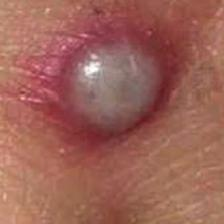
#> input picture CV/trial_data/M17_01.jpg, 224 x 224 px
$ python Boil_detection.py
#> lines starting #> are read from the running program, lines starting #| are printed output that depends on the picture; after the words box and inside, x2 and y2 are one past the last pixel; in counts of white or black regions, pixels touching at a corner belong together
import cv2
import matplotlib

img = cv2.imread('trial_data/M17_01.jpg')
#> img is the input picture: shape (224, 224, 3); mean B, G, R 87.3, 98.4, 157.1
gray = cv2.cvtColor(img,cv2.COLOR_BGR2GRAY)
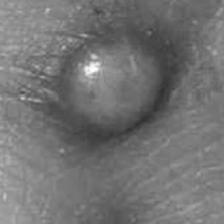
#> gray: shape (224, 224); min 47, max 254, mean 114.7
blurr = cv2.GaussianBlur(gray,(5,5),0)
_, thresh = cv2.threshold(blurr,114,255,cv2.THRESH_BINARY)
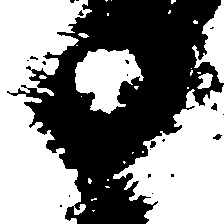
#> thresh: shape (224, 224); 53.4% white; 21 black regions (17 under 20 px), largest, box (x1, y1, x2, y2) and area: (7, 0, 224, 224) 23176, (213, 134, 222, 140) 33, (150, 141, 156, 148) 32, (211, 103, 217, 111) 31
dil = cv2.dilate(thresh, None, iterations=3)
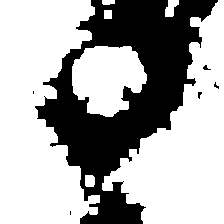
#> dil: shape (224, 224); 66.5% white; 6 black regions (4 under 20 px)

contours,_ =cv2.findContours(dil,cv2.RETR_TREE,cv2.CHAIN_APPROX_SIMPLE)
#> contours = 14 contours, 4 with area under 20; largest, box (x1, y1, x2, y2) and area: (0, 0, 100, 224) 15400, (102, 0, 224, 224) 12960, (72, 46, 147, 117) 3746, (165, 0, 179, 17) 132, (85, 175, 95, 187) 95

cv2.drawContours(img,contours,1,(0,255,0),2)
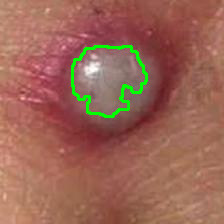
#> img: shape (224, 224, 3); 1.84% of pixels changed, all inside (x1, y1, x2, y2) = (71, 45, 148, 118)

cv2.imshow('Boil',img)
k = cv2.waitKey(0) & 0xff
#> (key Esc is pressed here)
if k == 27:
    cv2.destroyAllWindows()

$ run again, with CV/trial_data/M06_01.jpg copied over CV/trial_data/M17_01.jpg
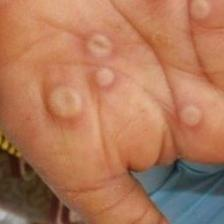
#> input picture CV/trial_data/M06_01.jpg, 224 x 224 px
#> img is the input picture: shape (224, 224, 3); mean B, G, R 89.6, 119.7, 174.5
#> `_, thresh = cv2.threshold(blurr,114,255,cv2.THRESH_BINARY)`:
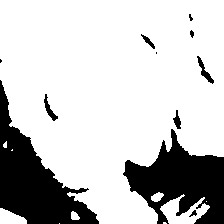
#> thresh: shape (224, 224); 77.8% white; 11 black regions (3 under 20 px), largest, box (x1, y1, x2, y2) and area: (0, 80, 99, 224) 5533, (123, 129, 224, 224) 5115, (197, 56, 214, 84) 133
#> dil: shape (224, 224); 84.5% white; 4 black regions (2 under 20 px)
#> contours = 7 contours, 3 with area under 20; largest, box (x1, y1, x2, y2) and area: (0, 0, 224, 224) 41050, (0, 205, 30, 224) 387, (68, 208, 83, 223) 179, (0, 138, 16, 154) 149
#> `cv2.drawContours(img,contours,1,(0,255,0),2)`:
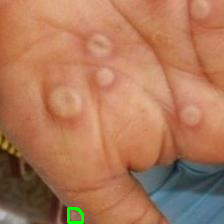
#> img: shape (224, 224, 3); 0.32% of pixels changed, all inside (x1, y1, x2, y2) = (67, 207, 84, 224)

$ run again, with CV/trial_data/M09_02.jpg copied over CV/trial_data/M17_01.jpg
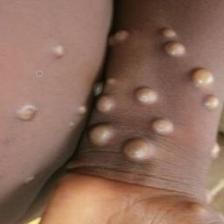
#> input picture CV/trial_data/M09_02.jpg, 224 x 224 px
#> img is the input picture: shape (224, 224, 3); mean B, G, R 90.8, 105.7, 139.7
#> `_, thresh = cv2.threshold(blurr,114,255,cv2.THRESH_BINARY)`:
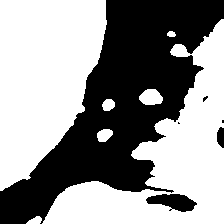
#> thresh: shape (224, 224); 57.8% white; 6 black regions (3 under 20 px), largest, box (x1, y1, x2, y2) and area: (0, 0, 224, 224) 20461, (146, 194, 197, 212) 575, (217, 127, 224, 148) 120
#> dil: shape (224, 224); 65.9% white; 3 black regions
#> contours = 7 contours; box (x1, y1, x2, y2) and area: (23, 16, 224, 224) 15896, (0, 0, 110, 194) 15294, (136, 86, 166, 108) 532, (94, 126, 116, 145) 336, (99, 96, 118, 114) 278, (150, 196, 192, 209) 244, (164, 28, 179, 40) 146
#> `cv2.drawContours(img,contours,1,(0,255,0),2)`:
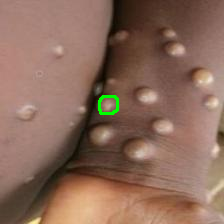
#> img: shape (224, 224, 3); 0.39% of pixels changed, all inside (x1, y1, x2, y2) = (98, 95, 119, 115)

$ run again, with CV/trial_data/M19_01.jpg copied over CV/trial_data/M17_01.jpg
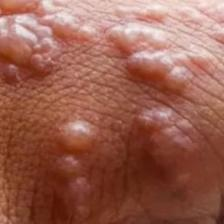
#> input picture CV/trial_data/M19_01.jpg, 224 x 224 px
#> img is the input picture: shape (224, 224, 3); mean B, G, R 80.5, 96, 153.2
#> `_, thresh = cv2.threshold(blurr,114,255,cv2.THRESH_BINARY)`:
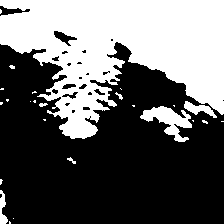
#> thresh: shape (224, 224); 39.6% white; 25 white regions (18 under 20 px), largest, box (x1, y1, x2, y2) and area: (0, 0, 224, 139) 18462, (140, 106, 192, 142) 819, (184, 101, 217, 118) 234
#> dil: shape (224, 224); 49.7% white; 7 white regions
#> contours = 10 contours, 2 with area under 20; largest, box (x1, y1, x2, y2) and area: (0, 0, 224, 145) 23524, (0, 176, 17, 224) 372, (64, 154, 79, 167) 136, (6, 62, 18, 72) 95, (0, 96, 12, 108) 94, (129, 102, 138, 110) 56, (119, 47, 128, 58) 54, (0, 85, 7, 93) 42
#> `cv2.drawContours(img,contours,1,(0,255,0),2)`:
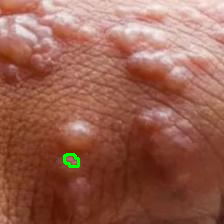
#> img: shape (224, 224, 3); 0.29% of pixels changed, all inside (x1, y1, x2, y2) = (63, 153, 80, 168)
